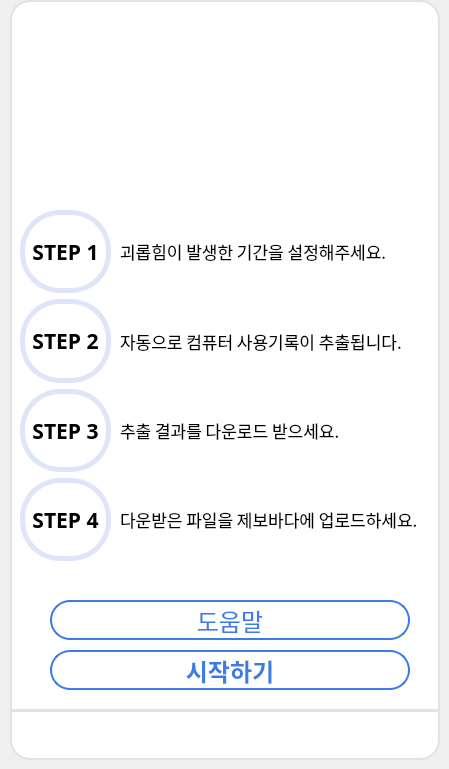
    <widget class="QWidget" name="page">
     <widget class="QLabel" name="label">
      <property name="geometry">
       <rect>
        <x>10</x>
        <y>0</y>
        <width>430</width>
        <height>711</height>
       </rect>
      </property>
      <property name="styleSheet">
       <string notr="true">background-color: rgb(255, 255, 255);
border-top-left-radius: 20px;
border-top-right-radius: 20px;
border: 2px solid #E2E2E2;</string>
      </property>
      <property name="text">
       <string/>
      </property>
     </widget>
     <widget class="QLabel" name="label_2">
      <property name="geometry">
       <rect>
        <x>10</x>
        <y>710</y>
        <width>430</width>
        <height>50</height>
       </rect>
      </property>
      <property name="styleSheet">
       <string notr="true">background-color: white;
border-bottom-left-radius: 20px;
border-bottom-right-radius: 20px;
border: 2px solid #E2E2E2;</string>
      </property>
      <property name="text">
       <string/>
      </property>
     </widget>
     <widget class="QWidget" name="horizontalLayoutWidget_2">
      <property name="geometry">
       <rect>
        <x>340</x>
        <y>20</y>
        <width>86</width>
        <height>31</height>
       </rect>
      </property>
      <layout class="QHBoxLayout" name="horizontalLayout_2">
       <item>
        <widget class="QPushButton" name="minBtn_main">
         <property name="cursor">
          <cursorShape>ArrowCursor</cursorShape>
         </property>
         <property name="styleSheet">
          <string notr="true">QPushButton
{
	background-color: rgb(255,255,255);
	border-radius: 8px;
}
QPushButton::hover
{
	background-color: #D3D3D3;
	border-radius: 8px;
}</string>
         </property>
         <property name="text">
          <string/>
         </property>
         <property name="icon">
          <iconset>
           <normaloff>minus.png</normaloff>minus.png</iconset>
         </property>
        </widget>
       </item>
       <item>
        <widget class="QPushButton" name="maxBtn_main">
         <property name="styleSheet">
          <string notr="true">QPushButton
{
	background-color: rgb(255,255,255);
	border-radius: 8px;
}
QPushButton::hover
{
	background-color: #D3D3D3;
	border-radius: 8px;
}</string>
         </property>
         <property name="text">
          <string/>
         </property>
         <property name="icon">
          <iconset>
           <normaloff>maximize-window-icon-17.jpg</normaloff>maximize-window-icon-17.jpg</iconset>
         </property>
        </widget>
       </item>
       <item>
        <widget class="QPushButton" name="exitBtn_main">
         <property name="cursor">
          <cursorShape>ArrowCursor</cursorShape>
         </property>
         <property name="styleSheet">
          <string notr="true">QPushButton
{
	background-color: rgb(255,255,255);
	border-radius: 8px;
}
QPushButton::hover
{
	background-color: #D3D3D3;
	border-radius: 8px;
}</string>
         </property>
         <property name="text">
          <string/>
         </property>
         <property name="icon">
          <iconset>
           <normaloff>close.png</normaloff>close.png</iconset>
         </property>
        </widget>
       </item>
      </layout>
     </widget>
     <widget class="QWidget" name="verticalLayoutWidget">
      <property name="geometry">
       <rect>
        <x>20</x>
        <y>210</y>
        <width>91</width>
        <height>351</height>
       </rect>
      </property>
      <layout class="QVBoxLayout" name="verticalLayout_3">
       <item>
        <widget class="QLabel" name="label_step1">
         <property name="font">
          <font>
           <family>나눔스퀘어 Bold</family>
           <pointsize>16</pointsize>
           <weight>75</weight>
           <bold>true</bold>
          </font>
         </property>
         <property name="styleSheet">
          <string notr="true">border-radius: 40;
border: 5px solid #DEE5F8;</string>
         </property>
         <property name="text">
          <string>STEP 1</string>
         </property>
         <property name="alignment">
          <set>Qt::AlignCenter</set>
         </property>
        </widget>
       </item>
       <item>
        <widget class="QLabel" name="label_45">
         <property name="font">
          <font>
           <family>나눔스퀘어 Bold</family>
           <pointsize>16</pointsize>
           <weight>75</weight>
           <bold>true</bold>
          </font>
         </property>
         <property name="styleSheet">
          <string notr="true">border-radius: 40;
border: 5px solid #DEE5F8;</string>
         </property>
         <property name="text">
          <string>STEP 2</string>
         </property>
         <property name="alignment">
          <set>Qt::AlignCenter</set>
         </property>
        </widget>
       </item>
       <item>
        <widget class="QLabel" name="label_46">
         <property name="font">
          <font>
           <family>나눔스퀘어 Bold</family>
           <pointsize>16</pointsize>
           <weight>75</weight>
           <bold>true</bold>
          </font>
         </property>
         <property name="styleSheet">
          <string notr="true">border-radius: 40;
border: 5px solid #DEE5F8;</string>
         </property>
         <property name="text">
          <string>STEP 3</string>
         </property>
         <property name="alignment">
          <set>Qt::AlignCenter</set>
         </property>
        </widget>
       </item>
       <item>
        <widget class="QLabel" name="label_47">
         <property name="font">
          <font>
           <family>나눔스퀘어 Bold</family>
           <pointsize>16</pointsize>
           <weight>75</weight>
           <bold>true</bold>
          </font>
         </property>
         <property name="styleSheet">
          <string notr="true">border-radius: 40;
border: 5px solid #DEE5F8;</string>
         </property>
         <property name="text">
          <string>STEP 4</string>
         </property>
         <property name="alignment">
          <set>Qt::AlignCenter</set>
         </property>
        </widget>
       </item>
      </layout>
     </widget>
     <widget class="QWidget" name="verticalLayoutWidget_3">
      <property name="geometry">
       <rect>
        <x>120</x>
        <y>210</y>
        <width>301</width>
        <height>351</height>
       </rect>
      </property>
      <layout class="QVBoxLayout" name="verticalLayout_4">
       <item>
        <widget class="QLabel" name="label_11">
         <property name="font">
          <font>
           <family>나눔스퀘어</family>
           <pointsize>13</pointsize>
           <weight>50</weight>
           <bold>false</bold>
          </font>
         </property>
         <property name="text">
          <string>괴롭힘이 발생한 기간을 설정해주세요.</string>
         </property>
        </widget>
       </item>
       <item>
        <widget class="QLabel" name="label_10">
         <property name="font">
          <font>
           <family>나눔스퀘어</family>
           <pointsize>13</pointsize>
           <weight>50</weight>
           <bold>false</bold>
          </font>
         </property>
         <property name="text">
          <string>자동으로 컴퓨터 사용기록이 추출됩니다.</string>
         </property>
        </widget>
       </item>
       <item>
        <widget class="QLabel" name="label_12">
         <property name="font">
          <font>
           <family>나눔스퀘어</family>
           <pointsize>13</pointsize>
           <weight>50</weight>
           <bold>false</bold>
          </font>
         </property>
         <property name="text">
          <string>추출 결과를 다운로드 받으세요.</string>
         </property>
        </widget>
       </item>
       <item>
        <widget class="QLabel" name="label_13">
         <property name="font">
          <font>
           <family>나눔스퀘어</family>
           <pointsize>13</pointsize>
           <weight>50</weight>
           <bold>false</bold>
          </font>
         </property>
         <property name="text">
          <string>다운받은 파일을 제보바다에 업로드하세요.</string>
         </property>
        </widget>
       </item>
      </layout>
     </widget>
     <widget class="QPushButton" name="nextBtn_main">
      <property name="geometry">
       <rect>
        <x>50</x>
        <y>650</y>
        <width>360</width>
        <height>40</height>
       </rect>
      </property>
      <property name="font">
       <font>
        <family>나눔스퀘어 Bold</family>
        <pointsize>18</pointsize>
        <weight>75</weight>
        <bold>true</bold>
       </font>
      </property>
      <property name="cursor">
       <cursorShape>PointingHandCursor</cursorShape>
      </property>
      <property name="styleSheet">
       <string notr="true">QPushButton
{
	color: #3D7BE6;
	background-color: white;
	border: 2px solid #3D7BE6;
	border-radius: 20px;
}
QPushButton::hover
{
	color: white;
	background-color: #3D7BE6;
	border-radius: 20px;
}
QPushButton::pressed
{
	color: white;
	background-color: rgb(58, 134, 255);
	border-radius: 20px;
}</string>
      </property>
      <property name="text">
       <string>시작하기</string>
      </property>
     </widget>
     <widget class="QWidget" name="horizontalLayoutWidget">
      <property name="geometry">
       <rect>
        <x>14</x>
        <y>713</y>
        <width>421</width>
        <height>41</height>
       </rect>
      </property>
      <layout class="QHBoxLayout" name="horizontalLayout">
       <item>
        <widget class="QPushButton" name="homeBtn_main">
         <property name="cursor">
          <cursorShape>ArrowCursor</cursorShape>
         </property>
         <property name="styleSheet">
          <string notr="true">QPushButton
{
	background-color: rgb(255,255,255);
	border-radius: 8px;
}
QPushButton::hover
{
	background-color: #D3D3D3;
	border-radius: 8px;
}</string>
         </property>
         <property name="text">
          <string/>
         </property>
         <property name="icon">
          <iconset>
           <normaloff>house.png</normaloff>house.png</iconset>
         </property>
         <property name="iconSize">
          <size>
           <width>30</width>
           <height>30</height>
          </size>
         </property>
        </widget>
       </item>
       <item>
        <widget class="QPushButton" name="temp1Btn_main">
         <property name="cursor">
          <cursorShape>ArrowCursor</cursorShape>
         </property>
         <property name="styleSheet">
          <string notr="true">QPushButton
{
	background-color: rgb(255,255,255);
	border-radius: 8px;
}
QPushButton::hover
{
	background-color: #D3D3D3;
	border-radius: 8px;
}</string>
         </property>
         <property name="text">
          <string/>
         </property>
         <property name="icon">
          <iconset>
           <normaloff>icons8-menu-30.png</normaloff>icons8-menu-30.png</iconset>
         </property>
         <property name="iconSize">
          <size>
           <width>30</width>
           <height>30</height>
          </size>
         </property>
        </widget>
       </item>
       <item>
        <widget class="QPushButton" name="downMenuBtn_main">
         <property name="cursor">
          <cursorShape>ArrowCursor</cursorShape>
         </property>
         <property name="styleSheet">
          <string notr="true">QPushButton
{
	background-color: rgb(255,255,255);
	border-radius: 8px;
}
QPushButton::hover
{
	background-color: #D3D3D3;
	border-radius: 8px;
}</string>
         </property>
         <property name="text">
          <string/>
         </property>
         <property name="icon">
          <iconset>
           <normaloff>download (1).png</normaloff>download (1).png</iconset>
         </property>
         <property name="iconSize">
          <size>
           <width>30</width>
           <height>30</height>
          </size>
         </property>
        </widget>
       </item>
       <item>
        <widget class="QPushButton" name="internetBtn_main">
         <property name="cursor">
          <cursorShape>ArrowCursor</cursorShape>
         </property>
         <property name="styleSheet">
          <string notr="true">QPushButton
{
	background-color: rgb(255,255,255);
	border-radius: 8px;
}
QPushButton::hover
{
	background-color: #D3D3D3;
	border-radius: 8px;
}</string>
         </property>
         <property name="text">
          <string/>
         </property>
         <property name="icon">
          <iconset>
           <normaloff>globe.png</normaloff>globe.png</iconset>
         </property>
         <property name="iconSize">
          <size>
           <width>30</width>
           <height>30</height>
          </size>
         </property>
        </widget>
       </item>
      </layout>
     </widget>
     <widget class="QLabel" name="logo_main">
      <property name="geometry">
       <rect>
        <x>50</x>
        <y>70</y>
        <width>341</width>
        <height>151</height>
       </rect>
      </property>
      <property name="text">
       <string/>
      </property>
      <property name="pixmap">
       <pixmap>KakaoTalk_20211013_182550222_01.png</pixmap>
      </property>
      <property name="scaledContents">
       <bool>true</bool>
      </property>
     </widget>
     <widget class="QPushButton" name="firstBtn_end_2">
      <property name="geometry">
       <rect>
        <x>50</x>
        <y>600</y>
        <width>360</width>
        <height>40</height>
       </rect>
      </property>
      <property name="font">
       <font>
        <family>나눔스퀘어 Bold</family>
        <pointsize>18</pointsize>
       </font>
      </property>
      <property name="cursor">
       <cursorShape>PointingHandCursor</cursorShape>
      </property>
      <property name="styleSheet">
       <string notr="true">QPushButton
{
	color: #3D7BE6;
	background-color: white;
	border: 2px solid #3D7BE6;
	border-radius: 20px;
}
QPushButton::hover
{
	color: white;
	background-color: #3D7BE6;
	border-radius: 20px;
}
QPushButton::pressed
{
	color: white;
	background-color: rgb(58, 134, 255);
	border-radius: 20px;
}</string>
      </property>
      <property name="text">
       <string>도움말</string>
      </property>
     </widget>
    </widget>
